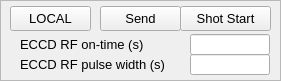
  <widget class="QFrame" name="frame" >
   <property name="geometry" >
    <rect>
     <x>829</x>
     <y>125</y>
     <width>281</width>
     <height>81</height>
    </rect>
   </property>
   <property name="frameShape" >
    <enum>QFrame::StyledPanel</enum>
   </property>
   <property name="frameShadow" >
    <enum>QFrame::Raised</enum>
   </property>
   <widget class="QPushButton" name="pbLTU_2" >
    <property name="geometry" >
     <rect>
      <x>100</x>
      <y>6</y>
      <width>81</width>
      <height>25</height>
     </rect>
    </property>
    <property name="font" >
     <font>
      <pointsize>10</pointsize>
      <weight>50</weight>
      <bold>false</bold>
     </font>
    </property>
    <property name="cursor" >
     <cursorShape>PointingHandCursor</cursorShape>
    </property>
    <property name="text" >
     <string>Send</string>
    </property>
   </widget>
   <widget class="QLabel" name="lbDG645_5" >
    <property name="geometry" >
     <rect>
      <x>20</x>
      <y>34</y>
      <width>171</width>
      <height>20</height>
     </rect>
    </property>
    <property name="font" >
     <font>
      <pointsize>10</pointsize>
      <weight>50</weight>
      <bold>false</bold>
     </font>
    </property>
    <property name="text" >
     <string>ECCD RF on-time (s)</string>
    </property>
   </widget>
   <widget class="CAPushButton" name="capbDG645_5" >
    <property name="geometry" >
     <rect>
      <x>180</x>
      <y>6</y>
      <width>91</width>
      <height>25</height>
     </rect>
    </property>
    <property name="font" >
     <font>
      <pointsize>10</pointsize>
     </font>
    </property>
    <property name="text" >
     <string>Shot Start</string>
    </property>
    <property name="buttonType" >
     <enum>CAPushButton::TrueButton</enum>
    </property>
    <property name="pvlist" stdset="0" >
     <stringlist>
      <string>EC1B_LTU_SOFT_START</string>
      <string>EC1_D1_DAQ_SYS_RUN</string>
     </stringlist>
    </property>
    <property name="pvname" >
     <string>EC1A_LTU_SOFT_START</string>
    </property>
    <property name="truelabel" >
     <string>Shot Start</string>
    </property>
    <property name="falselabel" >
     <string>Shot Start</string>
    </property>
   </widget>
   <widget class="CALineEdit" name="caleBPS_5" >
    <property name="geometry" >
     <rect>
      <x>190</x>
      <y>34</y>
      <width>80</width>
      <height>21</height>
     </rect>
    </property>
    <property name="font" >
     <font>
      <family>Sans Serif</family>
      <pointsize>10</pointsize>
      <weight>75</weight>
      <bold>true</bold>
     </font>
    </property>
    <property name="nuformat" stdset="0" >
     <enum>CALineEdit::RealThree</enum>
    </property>
    <property name="pvname" >
     <string>EC1_LTU_RF_ON</string>
    </property>
   </widget>
   <widget class="QLabel" name="lbDG645_6" >
    <property name="geometry" >
     <rect>
      <x>20</x>
      <y>54</y>
      <width>171</width>
      <height>20</height>
     </rect>
    </property>
    <property name="font" >
     <font>
      <pointsize>10</pointsize>
      <weight>50</weight>
      <bold>false</bold>
     </font>
    </property>
    <property name="text" >
     <string>ECCD RF pulse width (s)</string>
    </property>
   </widget>
   <widget class="CALineEdit" name="caleBPS_6" >
    <property name="geometry" >
     <rect>
      <x>190</x>
      <y>54</y>
      <width>80</width>
      <height>21</height>
     </rect>
    </property>
    <property name="font" >
     <font>
      <family>Sans Serif</family>
      <pointsize>10</pointsize>
      <weight>75</weight>
      <bold>true</bold>
     </font>
    </property>
    <property name="nuformat" stdset="0" >
     <enum>CALineEdit::RealThree</enum>
    </property>
    <property name="pvname" >
     <string>EC1_LTU_RF_PULSE</string>
    </property>
   </widget>
   <widget class="CAPushButton" name="capbDG645_25" >
    <property name="geometry" >
     <rect>
      <x>10</x>
      <y>6</y>
      <width>81</width>
      <height>25</height>
     </rect>
    </property>
    <property name="font" >
     <font>
      <pointsize>10</pointsize>
     </font>
    </property>
    <property name="text" >
     <string>LOCAL</string>
    </property>
    <property name="buttonType" >
     <enum>CAPushButton::ToggleButton</enum>
    </property>
    <property name="pvlist" stdset="0" >
     <stringlist>
      <string>EC1B_LTU_SET_FREE_RUN</string>
     </stringlist>
    </property>
    <property name="pvname" >
     <string>EC1A_LTU_SET_FREE_RUN</string>
    </property>
    <property name="truelabel" >
     <string>KSTAR</string>
    </property>
    <property name="falselabel" >
     <string>LOCAL</string>
    </property>
    <property name="selColor" >
     <color>
      <red>0</red>
      <green>170</green>
      <blue>0</blue>
     </color>
    </property>
    <property name="unselColor" >
     <color>
      <red>255</red>
      <green>0</green>
      <blue>0</blue>
     </color>
    </property>
    <property name="selTColor" >
     <color>
      <red>255</red>
      <green>255</green>
      <blue>255</blue>
     </color>
    </property>
    <property name="unselTColor" >
     <color>
      <red>255</red>
      <green>255</green>
      <blue>255</blue>
     </color>
    </property>
   </widget>
  </widget>
